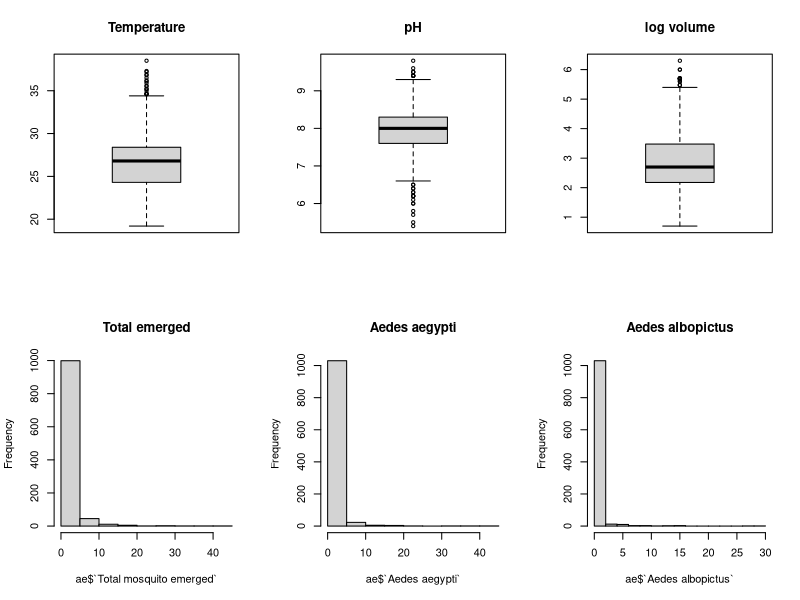
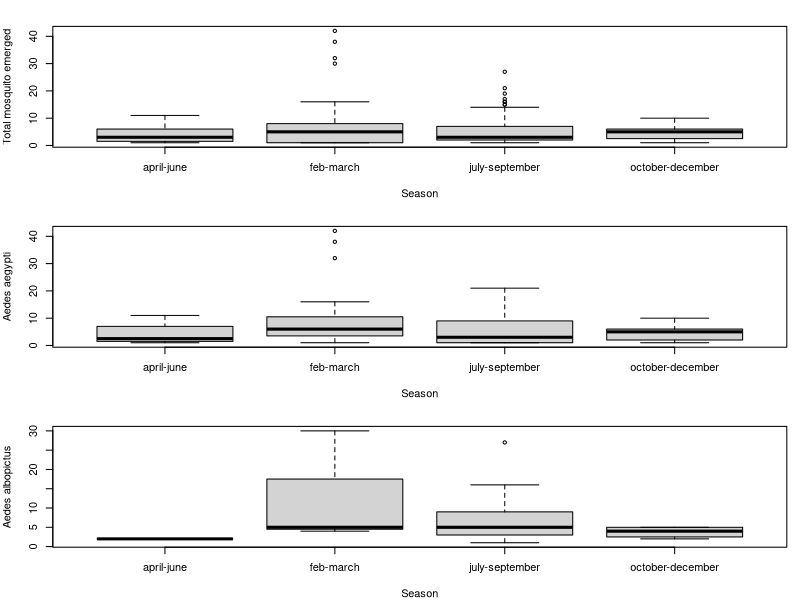
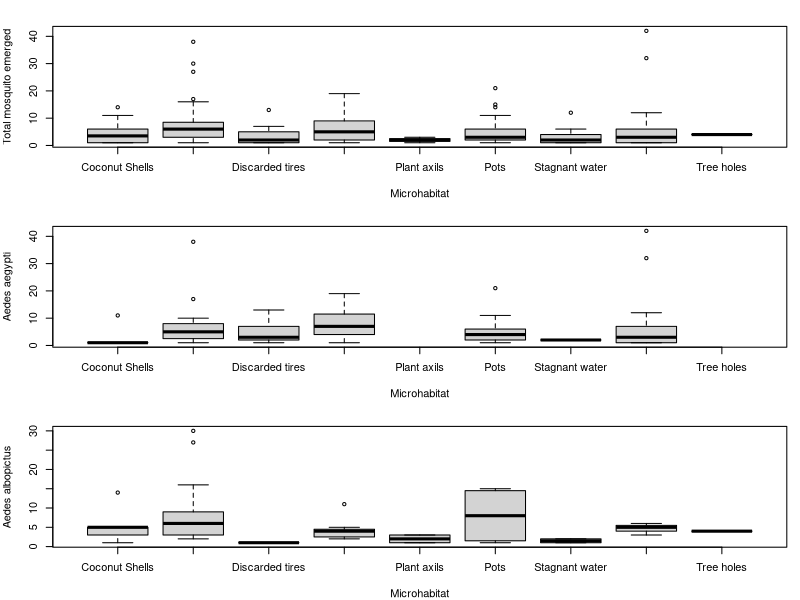
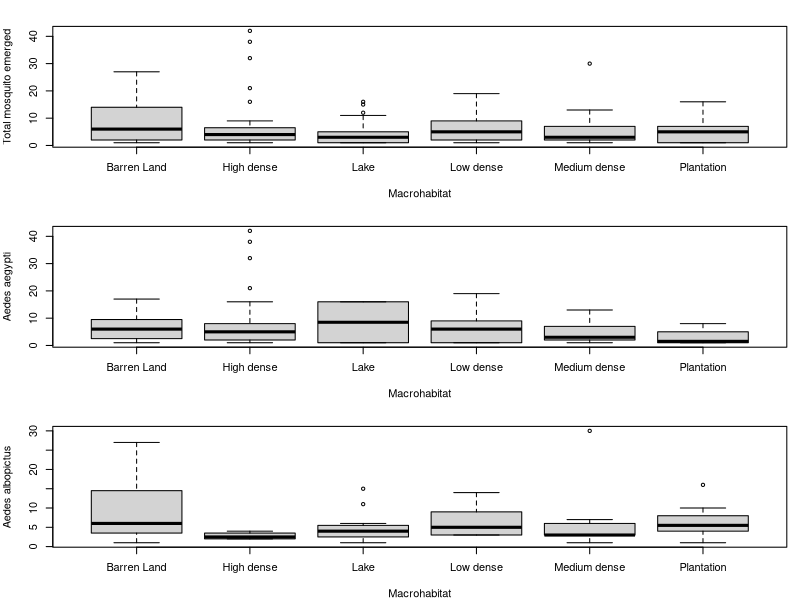
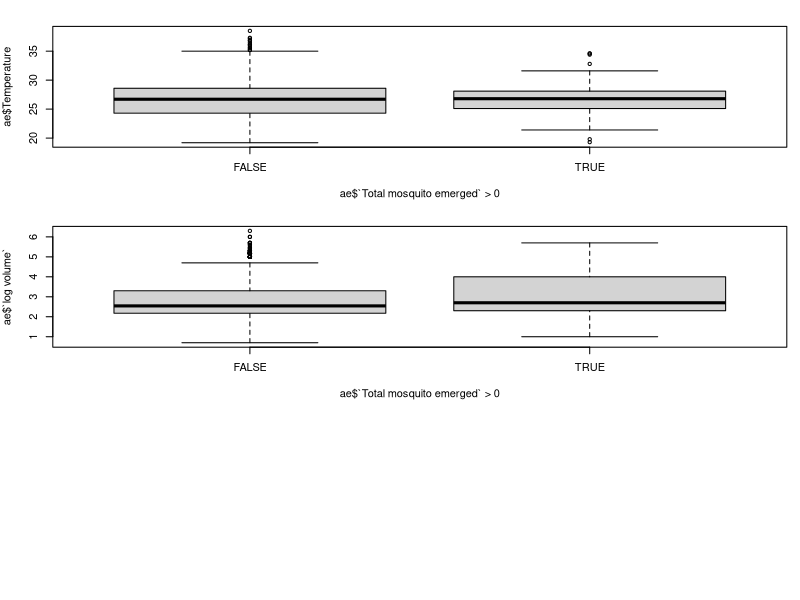
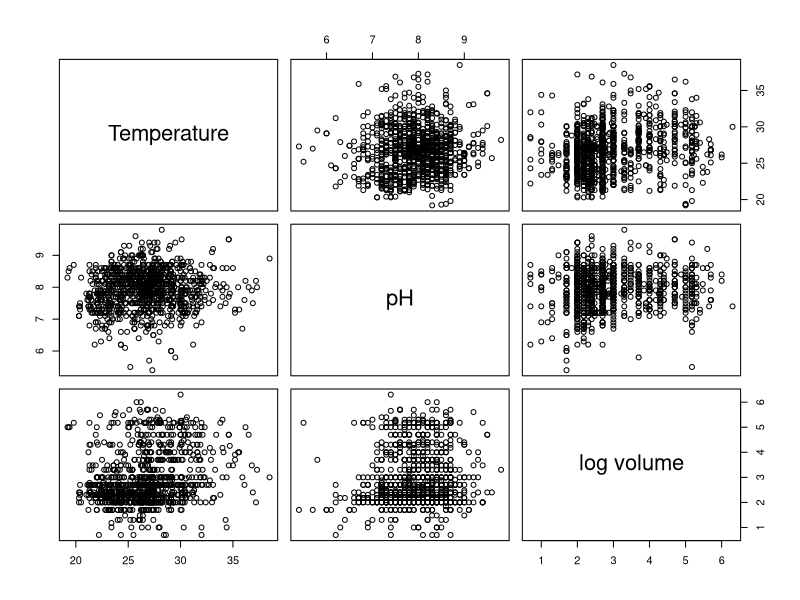
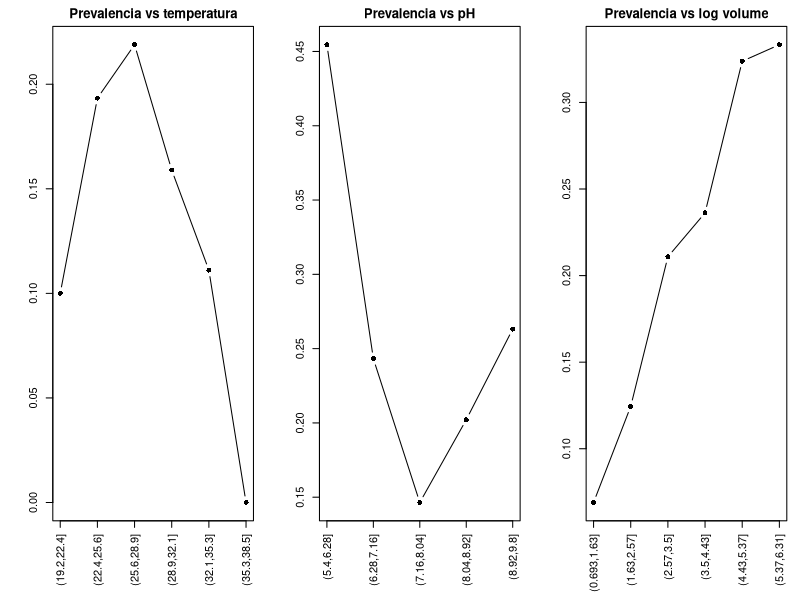
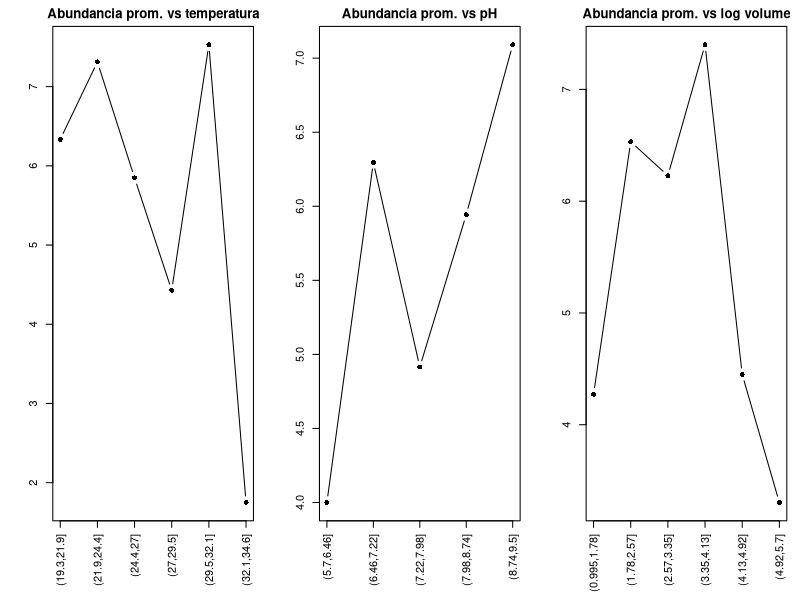

Write the R code that produced these figures, in order.
## ---- chunk 1
library(readxl)
library(car)

datos <- suppressWarnings(
  read_excel("aedes_data.xlsx")
)
dim(datos)
## ---- chunk 2
# Nos quedamos solamente con los criaderos activos (log volume >0)
# y los datos longitudinales (Grid_type == Index)

seleccion = datos$`log volume` > 0 & datos$Grid_type == "Index"
datos_clean <- datos[seleccion, ]

ae <- datos_clean[, c(
  "Prevalence",
  "Total mosquito emerged",
  "Aedes aegypti",
  "Aedes albopictus",
  "Season",
  "Macrohabitat",
  "Microhabitat",
  "Temperature",
  "pH",
  "log volume",
  "Grid_no",
  "Latititude",
  "Longitude"
)]

# Convertimos las variables categorias en factor
ae$Season <- as.factor(ae$Season)
ae$Macrohabitat <- as.factor(ae$Macrohabitat)
ae$Microhabitat <- as.factor(ae$Microhabitat)
ae$Prevalence <- factor(ae$Prevalence, levels = c(0,1))

dim(ae)
str(ae)
## ---- chunk 3
par(mfrow = c(2,3))
boxplot(ae$Temperature, main = "Temperature")
boxplot(ae$pH, main = "pH")
boxplot(ae$`log volume`, main = "log volume")

# Calculamos proporcion de ceros

cat("Total mosquito emerged: ")
mean(ae$`Total mosquito emerged` == 0)
cat("Aedes aegypti: ")
mean(ae$`Aedes aegypti` == 0)
cat("Aedes albopictus: ")
mean(ae$`Aedes albopictus` == 0)

# Analizamos los histogramas de las variables de abundancia

hist(ae$`Total mosquito emerged`, main="Total emerged")
hist(ae$`Aedes aegypti`, main="Aedes aegypti")
hist(ae$`Aedes albopictus`, main="Aedes albopictus")

## ---- chunk 4
ae_tot <- ae[ae$`Total mosquito emerged` > 0, ]
ae_aeg <- ae[ae$`Aedes aegypti` > 0, ]
ae_albo <- ae[ae$`Aedes albopictus` > 0, ]

par(mfrow = c(3,1), mar=c(4,4,2,1))
boxplot(`Total mosquito emerged` ~ Season, data=ae_tot)
boxplot(`Aedes aegypti` ~ Season, data=ae_aeg)
boxplot(`Aedes albopictus` ~ Season, data=ae_albo)


par(mfrow = c(3,1), mar=c(4,4,2,1))
boxplot(`Total mosquito emerged` ~ Microhabitat, data = ae_tot)
boxplot(`Aedes aegypti` ~ Microhabitat, data = ae_aeg)
boxplot(`Aedes albopictus` ~ Microhabitat, data = ae_albo)

par(mfrow = c(3,1), mar=c(4,4,2,1))
boxplot(`Total mosquito emerged` ~ Macrohabitat, data = ae_tot)
boxplot(`Aedes aegypti` ~ Macrohabitat, data = ae_aeg)
boxplot(`Aedes albopictus` ~ Macrohabitat, data = ae_albo)

## ---- chunk 5
# Proporción de ceros

cat("Proporción en Total mosquito emerged: ")
mean(ae$`Total mosquito emerged` == 0)

cat("Proporción en Aedes aegypti: ")
mean(ae$`Aedes aegypti` == 0)

cat("Proporcion en Aedes albopictus: ")
mean(ae$`Aedes albopictus` == 0)

# Total mosquito emerged: 83%
# Aedes aegypti: 92%
# Aedes albopictus: 95%

boxplot(ae$Temperature ~ (ae$`Total mosquito emerged` > 0))
boxplot(ae$`log volume` ~ (ae$`Total mosquito emerged` > 0))
## ---- chunk 6
num_vars <- ae[, c("Temperature", "pH", "log volume")]
cor(num_vars)

pairs(num_vars)

# VIF
modelo <- lm(`Total mosquito emerged` ~ Temperature + pH + `log volume`, data = ae)
vif(modelo)
## ---- chunk 7
# Analisis de Prevalence

temp_bin <- cut(ae$Temperature, breaks = 6)

prop_pres <- tapply(ae$Prevalence == 1, temp_bin, mean)

par(mfrow = c(1,3), mar = c(6,4,2,1))
plot(prop_pres, type = "b", pch = 16,
     main = "Prevalencia vs temperatura",
     ylab = "",
     xlab = "",
     xaxt = "n")

axis(1, at = 1:length(prop_pres), labels = names(prop_pres), las = 2)


ph_bin <- cut(ae$pH, breaks = 5)

prop_ph <- tapply(ae$Prevalence == 1, ph_bin, mean)

plot(prop_ph, type = "b", pch = 16,
     main = "Prevalencia vs pH",
     ylab = "",
     xlab = "",
     xaxt = "n")

axis(1, at = 1:length(prop_ph), labels = names(prop_ph), las = 2)

vol_bin <- cut(ae$`log volume`, breaks = 6)

prop_vol <- tapply(ae$Prevalence == 1, vol_bin, mean)

plot(prop_vol, type = "b", pch = 16,
     main = "Prevalencia vs log volume",
     ylab = "",
     xlab = "",
     xaxt = "n")

axis(1, at = 1:length(prop_vol), labels = names(prop_vol), las = 2)


# Analizamos la abundancia (criaderos con mosquitos)

ae_pos <- ae[ae$`Total mosquito emerged` > 0, ]

# crear intervalos
temp_bin <- cut(ae_pos$Temperature, breaks = 6)

# promedio por intervalo
prom_temp <- tapply(ae_pos$`Total mosquito emerged`, temp_bin, mean)

par(mfrow = c(1,3), mar = c(6,4,2,1))

# graficar
plot(prom_temp, type = "b", pch = 16,
     main = "Abundancia prom. vs temperatura",
     xlab = "",
     ylab = "",
     xaxt = "n")

# agregar etiquetas del eje X
axis(1, at = 1:length(prom_temp), labels = names(prom_temp), las = 2)

ph_bin <- cut(ae_pos$pH, breaks = 5)
prom_ph <- tapply(ae_pos$`Total mosquito emerged`, ph_bin, mean)

plot(prom_ph, type = "b", pch = 16,
     main = "Abundancia prom. vs pH",
     xlab = "",
     ylab = "",
     xaxt = "n")

axis(1, at = 1:length(prom_ph), labels = names(prom_ph), las = 2)

vol_bin <- cut(ae_pos$`log volume`, breaks = 6)
prom_vol <- tapply(ae_pos$`Total mosquito emerged`, vol_bin, mean)

plot(prom_vol, type = "b", pch = 16,
     main = "Abundancia prom. vs log volume",
     xlab = "",
     ylab = "",
     xaxt = "n")

axis(1, at = 1:length(prom_vol), labels = names(prom_vol), las = 2)


# Analizamos la abundancia de Aedes aegyptu

ae_pos <- ae[ae$`Aedes aegypti` > 0, ]

# crear intervalos
temp_bin <- cut(ae_pos$Temperature, breaks = 6)

# promedio por intervalo
prom_temp <- tapply(ae_pos$`Aedes aegypti`, temp_bin, mean)

par(mfrow = c(1,3), mar = c(6,4,2,1))

# graficar
plot(prom_temp, type = "b", pch = 16,
     main = "aegypti promedio vs temperatura",
     xlab = "",
     ylab = "",
     xaxt = "n")

# agregar etiquetas del eje X
axis(1, at = 1:length(prom_temp), labels = names(prom_temp), las = 2)

ph_bin <- cut(ae_pos$pH, breaks = 5)
prom_ph <- tapply(ae_pos$`Aedes aegypti`, ph_bin, mean)

plot(prom_ph, type = "b", pch = 16,
     main = "aegypti promedio vs pH",
     xlab = "",
     ylab = "",
     xaxt = "n")

axis(1, at = 1:length(prom_ph), labels = names(prom_ph), las = 2)

vol_bin <- cut(ae_pos$`log volume`, breaks = 6)
prom_vol <- tapply(ae_pos$`Aedes aegypti`, vol_bin, mean)

plot(prom_vol, type = "b", pch = 16,
     main = "aegypti promedio vs log volume",
     xlab = "",
     ylab = "",
     xaxt = "n")

axis(1, at = 1:length(prom_vol), labels = names(prom_vol), las = 2)


# Analizamos la abundancia de Aedes albopictus

ae_pos <- ae[ae$`Aedes albopictus` > 0, ]

# crear intervalos
temp_bin <- cut(ae_pos$Temperature, breaks = 6)

# promedio por intervalo
prom_temp <- tapply(ae_pos$`Aedes albopictus`, temp_bin, mean)

par(mfrow = c(1,3), mar = c(6,4,2,1))

# graficar
plot(prom_temp, type = "b", pch = 16,
     main = "albopictus promedio vs temperatura",
     xlab = "",
     ylab = "",
     xaxt = "n")

# agregar etiquetas del eje X
axis(1, at = 1:length(prom_temp), labels = names(prom_temp), las = 2)

ph_bin <- cut(ae_pos$pH, breaks = 5)
prom_ph <- tapply(ae_pos$`Aedes albopictus`, ph_bin, mean)

plot(prom_ph, type = "b", pch = 16,
     main = "albopictus promedio vs pH",
     xlab = "",
     ylab = "",
     xaxt = "n")

axis(1, at = 1:length(prom_ph), labels = names(prom_ph), las = 2)

vol_bin <- cut(ae_pos$`log volume`, breaks = 6)
prom_vol <- tapply(ae_pos$`Aedes albopictus`, vol_bin, mean)

plot(prom_vol, type = "b", pch = 16,
     main = "albopictus promedio vs log volume",
     xlab = "",
     ylab = "",
     xaxt = "n")

axis(1, at = 1:length(prom_vol), labels = names(prom_vol), las = 2)



## ---- chunk 8
levels(ae$Season)
table(ae$Season)

ae$temp_grupo <- cut(ae$Temperature, breaks = 3)
table(ae$temp_grupo)

par(mfrow = c(2,2), mar = c(6,4,2,1))
boxplot(ae$`Total mosquito emerged` ~ ae$temp_grupo,
        subset = ae$Season == "feb-march",
        main = "january-march",
        xlab = "Temperature",
        ylab = "Abundancia")

boxplot(ae$`Total mosquito emerged` ~ ae$temp_grupo,
        subset = ae$Season == "april-june",
        main = "april-june",
        xlab = "Temperature",
        ylab = "Abundancia")

boxplot(ae$`Total mosquito emerged` ~ ae$temp_grupo,
        subset = ae$Season == "july-september",
        main = "july-september",
        xlab = "Temperature",
        ylab = "Abundancia")

boxplot(ae$`Total mosquito emerged` ~ ae$temp_grupo,
        subset = ae$Season == "october-december",
        main = "october-december",
        xlab = "Temperature",
        ylab = "Abundancia")
